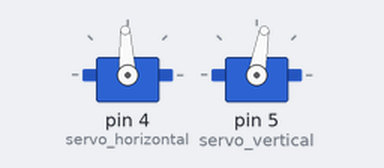
The sketch below on a simulated Arduino Uno, built with avr-gcc and run on an emulated ATmega328P. Shown: 2 × servo.

Above: at 5.05 s.
At 6.75 s:
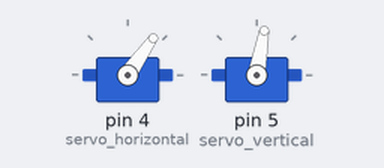
At 8.5 s:
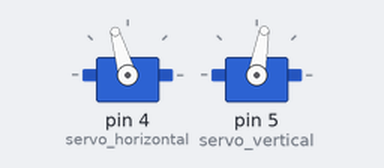
At 12.7 s:
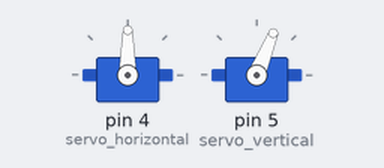
Timing chart, 0 to 15.8 s (numbered marks = the images above):
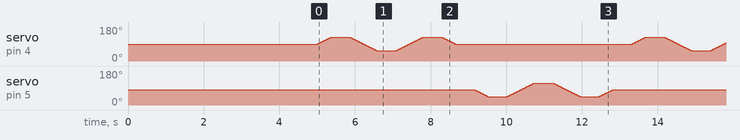

The sketch:

Ejemplo_BR-04_-_OR_mascara.ino
```cpp
/*
  Fichero:     Ejemplo BR-04 - OR mascara.ino
  Descripción: Ejemplo del uso de dos ojos mecatronicos
  Autor:       José Javier LLoris Roig
*/
#include <Servo.h>//libreria para controlar servomotores

//Declaramos nuestras variables

int posicion_inicial_h=90;

int desplaza_derecha = 125;
int desplaza_izquierda= 55;

int posicion_inicial_v=80;
int desplaza_arriba = 45;
int desplaza_abajo= 115;

int velocidad = 10;             //Velocidad de desplazamiento de los servos
int intervalo = 500;            //Tiempo de espera entre movimientos

//Declaramos nuestros servos
Servo servo_horizontal;
Servo servo_vertical;


void setup() {

Serial.begin(9600);                             //le indicamos al arduino con que velocidad se comunicara

  servo_horizontal.attach(4);                   //Configuramos pines
  servo_vertical.attach(5);

  servo_horizontal.write(posicion_inicial_h);     // Se llevan los servomotores a su posicion inicial
  servo_vertical.write(posicion_inicial_v);

  delay(5000);

}

void loop() {
     derecha_izquierda();
     arriba_abajo();
}


void derecha_izquierda(){

      for(int i=posicion_inicial_h; i<=desplaza_derecha; i++){
         servo_horizontal.write(i);
         delay(velocidad);
     }
     delay(intervalo);
     for(int i=desplaza_derecha; i>=desplaza_izquierda; i--){
         servo_horizontal.write(i);
         delay(velocidad);
     }
     delay(intervalo);
     for(int i=desplaza_izquierda; i<=desplaza_derecha; i++){
         servo_horizontal.write(i);
         delay(velocidad);
     }
     delay(intervalo);
     for(int i=desplaza_derecha; i>=posicion_inicial_h; i--){
         servo_horizontal.write(i);
         delay(velocidad);
     }
     delay(intervalo);
}


void  arriba_abajo(){

  for(int i=posicion_inicial_v; i>=desplaza_arriba; i--){
         servo_vertical.write(i);
         delay(velocidad);
     }
     delay(intervalo);
     for(int i=desplaza_arriba; i<=desplaza_abajo; i++){
         servo_vertical.write(i);
         delay(velocidad);
     }
     delay(intervalo);
     for(int i=desplaza_abajo; i>=desplaza_arriba; i--){
         servo_vertical.write(i);
         delay(velocidad);
     }
     delay(intervalo);
     for(int i=desplaza_arriba; i<=posicion_inicial_v; i++){
         servo_vertical.write(i);
         delay(velocidad);
     }
     delay(intervalo);
}
```

Measured:
- by itself, servo on pin 4 (servo_horizontal): moves between 55° and 125°, repeating every 8.3 s
